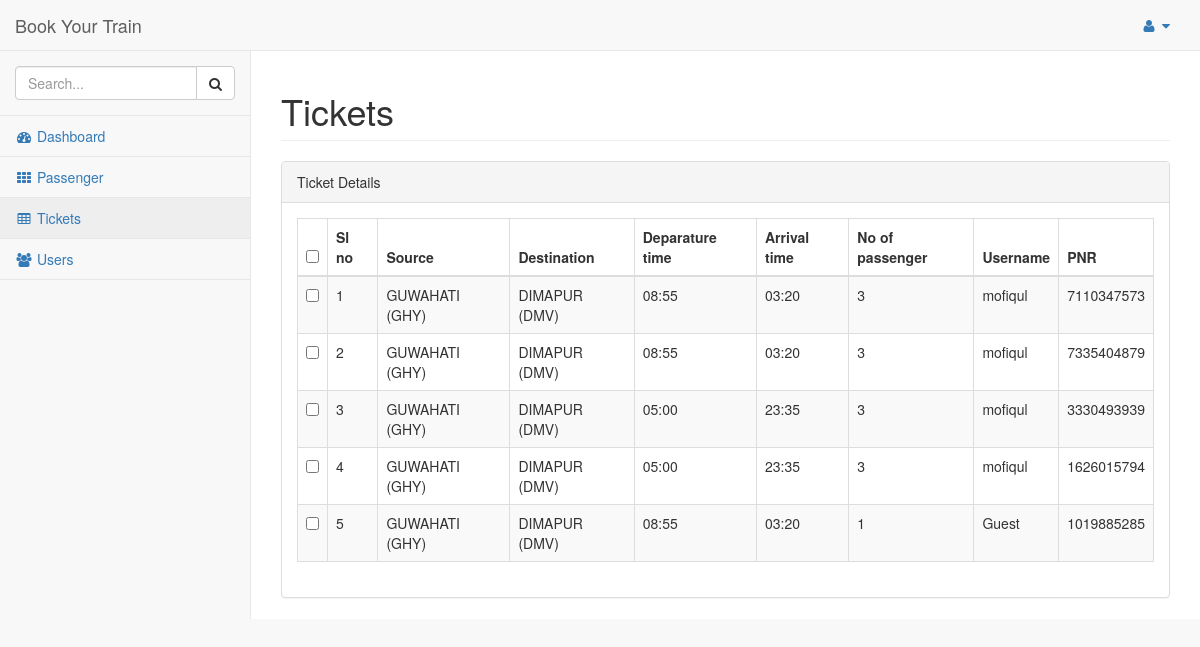
The app's page /admin/ticket.php (signed in), older data.
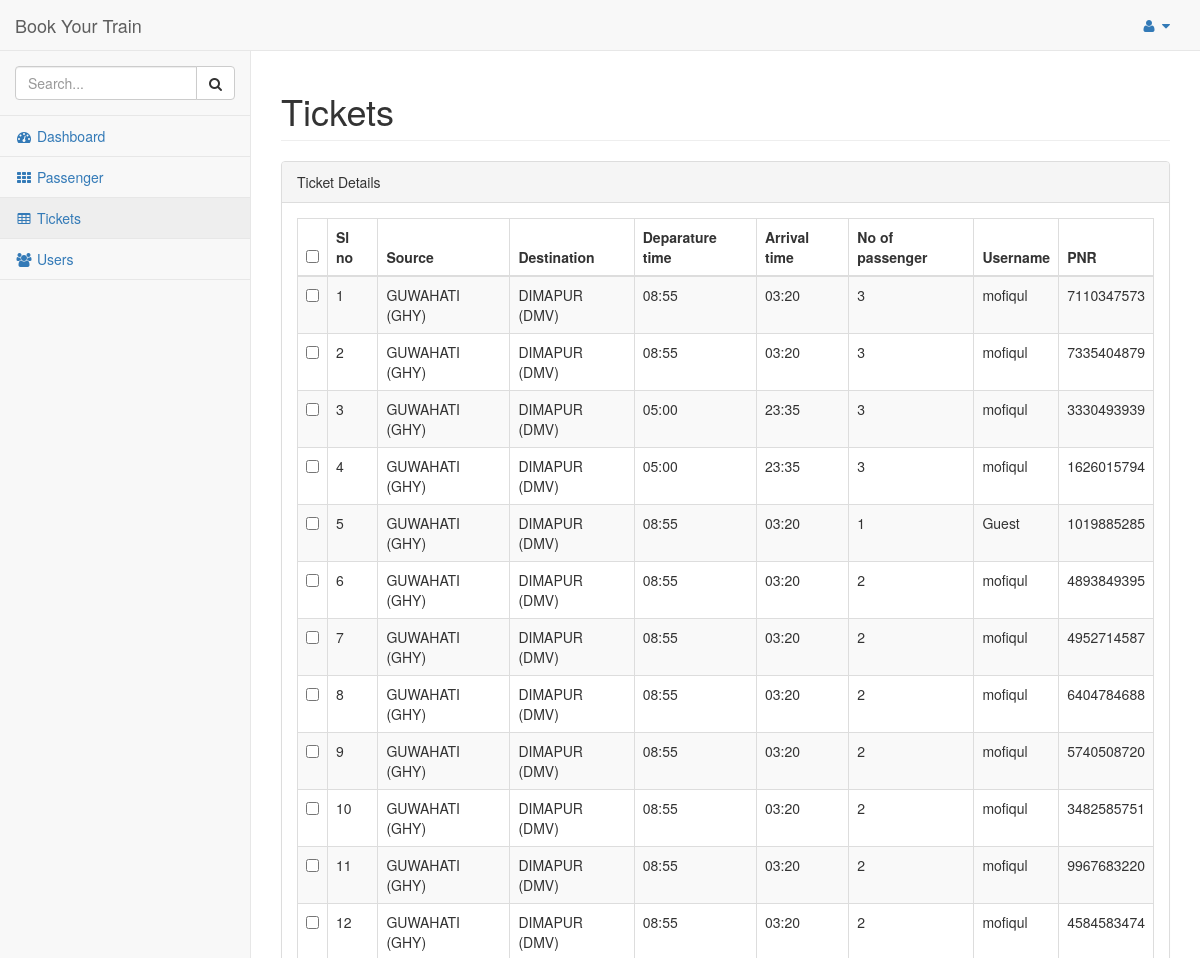
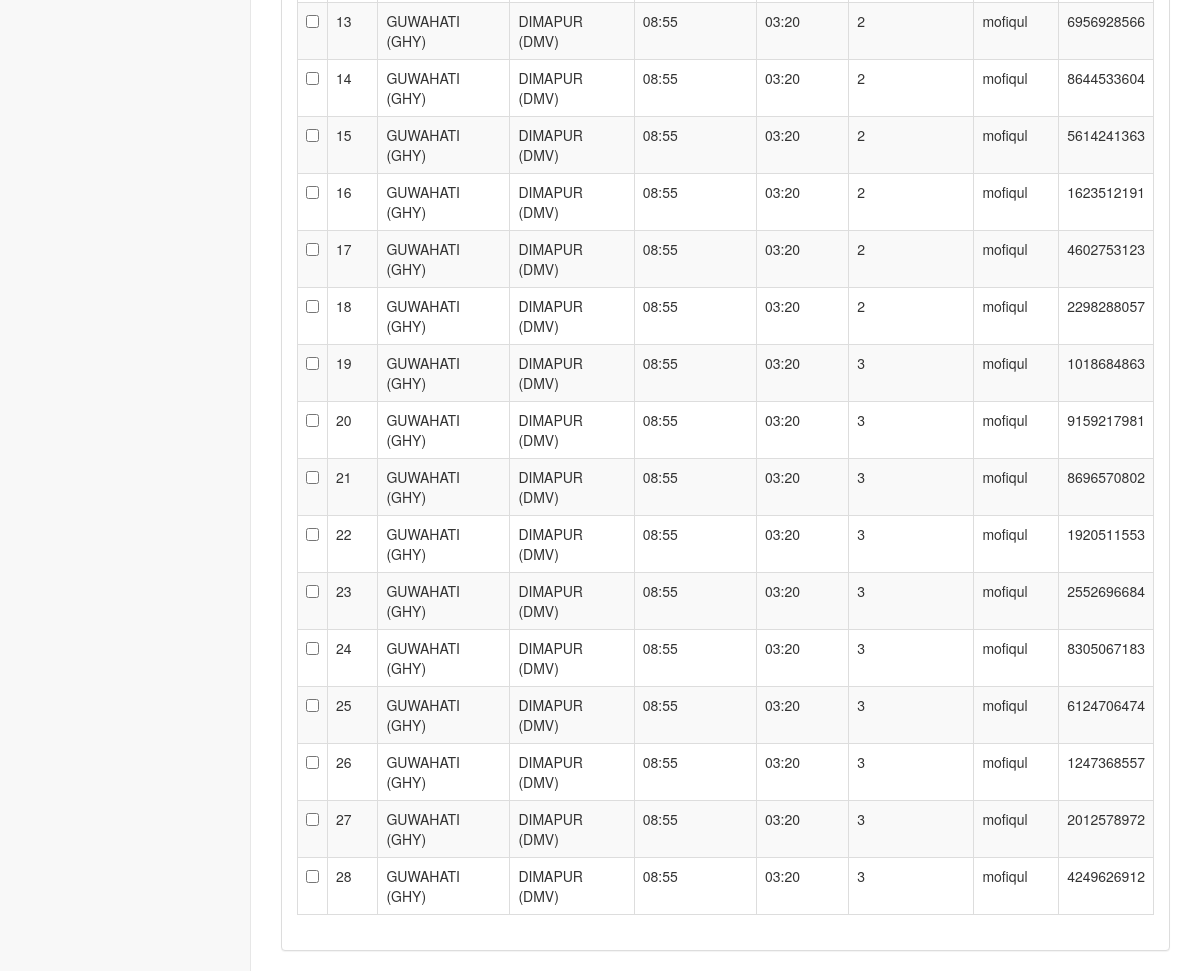
The same page, newer data (2 pictures, top to bottom).
### tables this page shows
CREATE TABLE `ticket` (
  `id` int(200) NOT NULL,
  `source` varchar(100) DEFAULT NULL,
  `destination` varchar(100) DEFAULT NULL,
  `a_time` varchar(10) DEFAULT NULL,
  `d_time` varchar(10) DEFAULT NULL,
  `no_of_passenger` int(10) DEFAULT NULL,
  `username` varchar(100) DEFAULT NULL,
  `pnr` varchar(200) DEFAULT NULL,
  PRIMARY KEY (`id`),
  KEY `username` (`username`),
  CONSTRAINT `ticket_ibfk_1` FOREIGN KEY (`username`) REFERENCES `user` (`username`)
);

### classes/ticket.class.php (the view)
<?php
class Ticket{
  private $db;
  public function __construct($_db){
    $this->db = $_db;
  }
  public function get_all_ticket(){
    $query = "select * from ticket order by id asc";
    $result = $this->db->query($query);
    while($rows = $result->fetch_object()){
      echo '<tr>';
      echo '<td><input type="checkbox" id="select-all"/></td>';
      echo '<td>'.$rows->id.'</td>';
      echo '<td>'.$rows->source.'</td>';
      echo '<td>'.$rows->destination.'</td>';
      echo '<td>'.$rows->a_time.'</td>';
      echo '<td>'.$rows->d_time.'</td>';
      echo '<td>'.$rows->no_of_passenger.'</td>';
      echo '<td>'.$rows->username.'</td>';
      echo '<td>'.$rows->pnr.'</td>';
      echo '</tr>';
    }
  }
}
?>

### admin/header.php (shortened to what this page needs)
<?php
require '../classes/ticket.class.php';
?>
<!DOCTYPE html>
<html lang="en">
<head>
    <link href="./dist/css/custom.css" rel="stylesheet">
    <link href="./vendor/bootstrap/css/bootstrap.min.css" rel="stylesheet">
    <link href="./vendor/metisMenu/metisMenu.min.css" rel="stylesheet">
    <link href="./dist/css/sb-admin-2.css" rel="stylesheet">
    <link href="./vendor/morrisjs/morris.css" rel="stylesheet">
    <link href="./vendor/font-awesome/css/font-awesome.min.css" rel="stylesheet" type="text/css">
</head>

### admin/top-nav.php (shortened to what this page needs)
<body>
    <div id="wrapper">
        <nav class="navbar navbar-default navbar-static-top" role="navigation" style="margin-bottom: 0">
            <div class="navbar-header">
                <a class="navbar-brand" href="index.html">Book Your Train</a>
            </div>
            <ul class="nav navbar-top-links navbar-right">
                <li class="dropdown">
                    <a class="dropdown-toggle" data-toggle="dropdown" href="#">
                        <i class="fa fa-user fa-fw"></i> <i class="fa fa-caret-down"></i>
                    </a>
                </li>
            </ul>

### admin/side-nav.php
<div class="navbar-default sidebar" role="navigation">
    <div class="sidebar-nav navbar-collapse">
        <ul class="nav" id="side-menu">
            <li class="sidebar-search">
                <div class="input-group custom-search-form">
                    <input type="text" class="form-control" placeholder="Search...">
                    <span class="input-group-btn">
                    <button class="btn btn-default" type="button">
                        <i class="fa fa-search"></i>
                    </button>
                </span>
                </div>
            </li>
            <li>
                <a href="./dashboard.php"><i class="fa fa-dashboard fa-fw"></i> Dashboard</a>
            </li>
            <li>
                <a href="./passenger.php"><i class="fa fa-th fa-fw"></i> Passenger</a>
            </li>
            <li>
                <a href="./ticket.php"><i class="fa fa-table fa-fw"></i> Tickets</a>
            </li>
            <li>
                <a href="./users.php"><i class="fa fa-users fa-fw"></i> Users</a>
            </li>
        </ul>
    </div>
</div>
</nav>

### admin/ticket.php (shortened to what this page needs)
<?php require('./header.php');?>
<?php require('./top-nav.php');?>
<?php require('./side-nav.php');?>
<div id="page-wrapper">
    <div class="row">
        <div class="col-lg-12">
            <h1 class="page-header">Tickets</h1>
        </div>
    </div>
    <div class="row">
        <div class="col-lg-12">
            <div class="panel panel-default">
                <div class="panel-heading">
                    Ticket Details
                </div>
                <div class="panel-body">
                    <table width="100%" class="table table-striped table-bordered table-hover" id="dataTables-example">
                        <thead>
                            <tr>
                                <th><input type="checkbox" id="select-all"/></th>
                                <th>Sl no</th>
                                <th>Source</th>
                                <th>Destination</th>
                                <th>Deparature time</th>
                                <th>Arrival time</th>
                                <th>No of passenger</th>
                                <th>Username</th>
                                <th>PNR</th>
                            </tr>
                        </thead>
                        <tbody>
                                <?php $ticket->get_all_ticket();?>
                        </tbody>
                    </table>
                </div>
            </div>
        </div>
    </div>
<?php require('./footer.php');?>

### admin/footer.php (shortened to what this page needs)
</body>
</html>

Row changes from the older to the newer data that the page shows:
added ticket: id "6", source "GUWAHATI (GHY)", destination "DIMAPUR (DMV)", a_time "08:55", d_time "03:20", no_of_passenger "2", username "mofiqul", pnr "4893849395"
added ticket: id "7", source "GUWAHATI (GHY)", destination "DIMAPUR (DMV)", a_time "08:55", d_time "03:20", no_of_passenger "2", username "mofiqul", pnr "4952714587"
added ticket: id "8", source "GUWAHATI (GHY)", destination "DIMAPUR (DMV)", a_time "08:55", d_time "03:20", no_of_passenger "2", username "mofiqul", pnr "6404784688"
added ticket: id "9", source "GUWAHATI (GHY)", destination "DIMAPUR (DMV)", a_time "08:55", d_time "03:20", no_of_passenger "2", username "mofiqul", pnr "5740508720"
added ticket: id "10", source "GUWAHATI (GHY)", destination "DIMAPUR (DMV)", a_time "08:55", d_time "03:20", no_of_passenger "2", username "mofiqul", pnr "3482585751"
added ticket: id "11", source "GUWAHATI (GHY)", destination "DIMAPUR (DMV)", a_time "08:55", d_time "03:20", no_of_passenger "2", username "mofiqul", pnr "9967683220"
added ticket: id "12", source "GUWAHATI (GHY)", destination "DIMAPUR (DMV)", a_time "08:55", d_time "03:20", no_of_passenger "2", username "mofiqul", pnr "4584583474"
added ticket: id "13", source "GUWAHATI (GHY)", destination "DIMAPUR (DMV)", a_time "08:55", d_time "03:20", no_of_passenger "2", username "mofiqul", pnr "6956928566"
added ticket: id "14", source "GUWAHATI (GHY)", destination "DIMAPUR (DMV)", a_time "08:55", d_time "03:20", no_of_passenger "2", username "mofiqul", pnr "8644533604"
added ticket: id "15", source "GUWAHATI (GHY)", destination "DIMAPUR (DMV)", a_time "08:55", d_time "03:20", no_of_passenger "2", username "mofiqul", pnr "5614241363"
added ticket: id "16", source "GUWAHATI (GHY)", destination "DIMAPUR (DMV)", a_time "08:55", d_time "03:20", no_of_passenger "2", username "mofiqul", pnr "1623512191"
added ticket: id "17", source "GUWAHATI (GHY)", destination "DIMAPUR (DMV)", a_time "08:55", d_time "03:20", no_of_passenger "2", username "mofiqul", pnr "4602753123"
added ticket: id "18", source "GUWAHATI (GHY)", destination "DIMAPUR (DMV)", a_time "08:55", d_time "03:20", no_of_passenger "2", username "mofiqul", pnr "2298288057"
added ticket: id "19", source "GUWAHATI (GHY)", destination "DIMAPUR (DMV)", a_time "08:55", d_time "03:20", no_of_passenger "3", username "mofiqul", pnr "1018684863"
added ticket: id "20", source "GUWAHATI (GHY)", destination "DIMAPUR (DMV)", a_time "08:55", d_time "03:20", no_of_passenger "3", username "mofiqul", pnr "9159217981"
added ticket: id "21", source "GUWAHATI (GHY)", destination "DIMAPUR (DMV)", a_time "08:55", d_time "03:20", no_of_passenger "3", username "mofiqul", pnr "8696570802"
added ticket: id "22", source "GUWAHATI (GHY)", destination "DIMAPUR (DMV)", a_time "08:55", d_time "03:20", no_of_passenger "3", username "mofiqul", pnr "1920511553"
added ticket: id "23", source "GUWAHATI (GHY)", destination "DIMAPUR (DMV)", a_time "08:55", d_time "03:20", no_of_passenger "3", username "mofiqul", pnr "2552696684"
added ticket: id "24", source "GUWAHATI (GHY)", destination "DIMAPUR (DMV)", a_time "08:55", d_time "03:20", no_of_passenger "3", username "mofiqul", pnr "8305067183"
added ticket: id "25", source "GUWAHATI (GHY)", destination "DIMAPUR (DMV)", a_time "08:55", d_time "03:20", no_of_passenger "3", username "mofiqul", pnr "6124706474"
added ticket: id "26", source "GUWAHATI (GHY)", destination "DIMAPUR (DMV)", a_time "08:55", d_time "03:20", no_of_passenger "3", username "mofiqul", pnr "1247368557"
added ticket: id "27", source "GUWAHATI (GHY)", destination "DIMAPUR (DMV)", a_time "08:55", d_time "03:20", no_of_passenger "3", username "mofiqul", pnr "2012578972"
added ticket: id "28", source "GUWAHATI (GHY)", destination "DIMAPUR (DMV)", a_time "08:55", d_time "03:20", no_of_passenger "3", username "mofiqul", pnr "4249626912"
